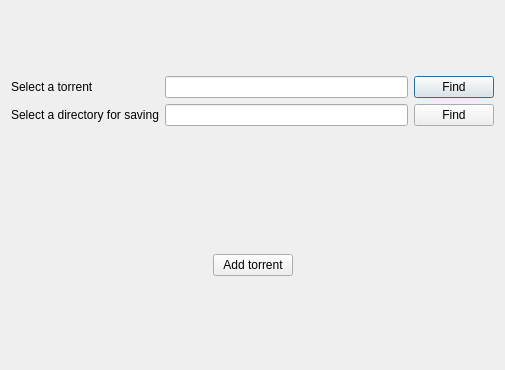
<?xml version="1.0" encoding="UTF-8"?>
<ui version="4.0">
 <class>OpenTorrentWindow</class>
 <widget class="QDialog" name="OpenTorrentWindow">
  <property name="geometry">
   <rect>
    <x>0</x>
    <y>0</y>
    <width>505</width>
    <height>370</height>
   </rect>
  </property>
  <property name="windowTitle">
   <string>Dialog</string>
  </property>
  <layout class="QVBoxLayout" name="verticalLayout_5">
   <item>
    <spacer name="verticalSpacer_2">
     <property name="orientation">
      <enum>Qt::Vertical</enum>
     </property>
     <property name="sizeHint" stdset="0">
      <size>
       <width>20</width>
       <height>43</height>
      </size>
     </property>
    </spacer>
   </item>
   <item>
    <layout class="QHBoxLayout" name="horizontalLayout_2">
     <item>
      <layout class="QVBoxLayout" name="verticalLayout">
       <item>
        <widget class="QLabel" name="torrent_label">
         <property name="text">
          <string>Select a torrent</string>
         </property>
        </widget>
       </item>
       <item>
        <widget class="QLabel" name="directory_label">
         <property name="text">
          <string>Select a directory for saving</string>
         </property>
        </widget>
       </item>
      </layout>
     </item>
     <item>
      <layout class="QVBoxLayout" name="verticalLayout_3">
       <item>
        <widget class="QLineEdit" name="torrent_line"/>
       </item>
       <item>
        <widget class="QLineEdit" name="directory_line"/>
       </item>
      </layout>
     </item>
     <item>
      <layout class="QVBoxLayout" name="verticalLayout_4">
       <item>
        <widget class="QPushButton" name="select_torrent_button">
         <property name="text">
          <string>Find</string>
         </property>
        </widget>
       </item>
       <item>
        <widget class="QPushButton" name="select_directory_button">
         <property name="text">
          <string>Find</string>
         </property>
        </widget>
       </item>
      </layout>
     </item>
    </layout>
   </item>
   <item>
    <spacer name="horizontalSpacer_2">
     <property name="orientation">
      <enum>Qt::Horizontal</enum>
     </property>
     <property name="sizeHint" stdset="0">
      <size>
       <width>510</width>
       <height>20</height>
      </size>
     </property>
    </spacer>
   </item>
   <item>
    <spacer name="horizontalSpacer">
     <property name="orientation">
      <enum>Qt::Horizontal</enum>
     </property>
     <property name="sizeHint" stdset="0">
      <size>
       <width>510</width>
       <height>20</height>
      </size>
     </property>
    </spacer>
   </item>
   <item>
    <spacer name="verticalSpacer">
     <property name="orientation">
      <enum>Qt::Vertical</enum>
     </property>
     <property name="sizeHint" stdset="0">
      <size>
       <width>20</width>
       <height>43</height>
      </size>
     </property>
    </spacer>
   </item>
   <item>
    <layout class="QHBoxLayout" name="horizontalLayout_5">
     <item>
      <spacer name="horizontalSpacer_4">
       <property name="orientation">
        <enum>Qt::Horizontal</enum>
       </property>
       <property name="sizeHint" stdset="0">
        <size>
         <width>78</width>
         <height>58</height>
        </size>
       </property>
      </spacer>
     </item>
     <item>
      <widget class="QPushButton" name="add_torrent_button">
       <property name="text">
        <string>Add torrent</string>
       </property>
      </widget>
     </item>
     <item>
      <spacer name="horizontalSpacer_3">
       <property name="orientation">
        <enum>Qt::Horizontal</enum>
       </property>
       <property name="sizeHint" stdset="0">
        <size>
         <width>78</width>
         <height>58</height>
        </size>
       </property>
      </spacer>
     </item>
    </layout>
   </item>
   <item>
    <spacer name="verticalSpacer_3">
     <property name="orientation">
      <enum>Qt::Vertical</enum>
     </property>
     <property name="sizeHint" stdset="0">
      <size>
       <width>20</width>
       <height>43</height>
      </size>
     </property>
    </spacer>
   </item>
  </layout>
 </widget>
 <resources/>
 <connections/>
</ui>
